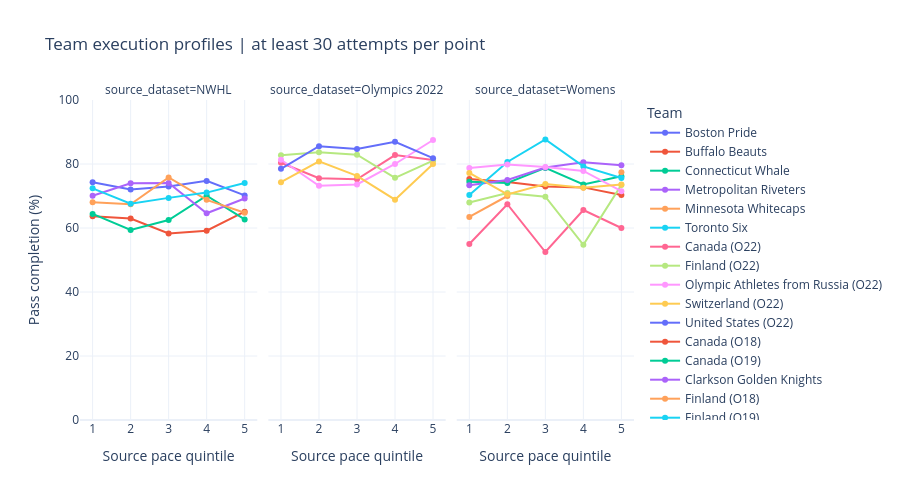

This figure's notebook cell:
### Markdown cell above
## 5.6. Check context and team differences

Compare completion within zone, manpower, direct/indirect pass type, and length band, retaining the same source-wide quintiles. These are separate descriptive splits, not a fully adjusted model. Small cells need caution. The team chart hides cells with fewer than 30 attempts; the full table retains them.

A useful review starts with a team whose high-pace completion differs from its source, checks whether pass selection explains the pattern, and inspects individual attempts. No team should be labeled unable to play quickly from a sparse cell.

### Code cell
context_tables = {}
for context in ["event_team_zone", "situation", "pass_type", "length_band"]:
    context_tables[context] = eligible_passes.groupby(
        ["source_dataset", context, "pace_quintile"], observed=True, dropna=False
    ).agg(attempts=("event_id", "size"), completion_rate=("complete", "mean")).reset_index()
    context_tables[context]["completion_pct"] = 100 * context_tables[context]["completion_rate"]
    print(context)
    display(context_tables[context].round(2))

team_completion = eligible_passes.groupby(
    ["source_dataset", "team_id", "team_name", "pace_quintile"], observed=True
).agg(attempts=("event_id", "size"), games=("game_id", "nunique"),
      completion_rate=("complete", "mean")).reset_index()
team_completion["completion_pct"] = 100 * team_completion["completion_rate"]
MIN_TEAM_ATTEMPTS = 30
team_plot_data = team_completion.copy()
team_plot_data.loc[team_plot_data["attempts"].lt(MIN_TEAM_ATTEMPTS), "completion_pct"] = np.nan
team_fig = px.line(
    team_plot_data, x="pace_quintile", y="completion_pct", color="team_name",
    facet_col="source_dataset", markers=True, hover_data=["attempts", "games"],
    labels={"pace_quintile": "Source pace quintile", "completion_pct": "Pass completion (%)",
            "team_name": "Team"},
    title=f"Team execution profiles | at least {MIN_TEAM_ATTEMPTS} attempts per point",
)
team_fig.update_layout(template="plotly_white", height=500)
team_fig.update_xaxes(dtick=1)
team_fig.update_yaxes(range=[0, 100])
team_fig.show()

### Figure 1 — Plotly figure (JSON) as saved in the notebook; plotly's stock layout.template omitted (floating-point values rounded to 4 significant figures)
{"data": [{"customdata": [[276, 7], [272, 7], [348, 7], [364, 7], [332, 7]], "hovertemplate": "Team=Boston Pride<br>source_dataset=NWHL<br>Source pace quintile=%{x}<br>Pass completion (%)=%{y}<br>attempts=%{customdata[0]}<br>games=%{customdata[1]}<extra></extra>", "legendgroup": "Boston Pride", "line": {"color": "#636efa", "dash": "solid"}, "marker": {"symbol": "circle"}, "mode": "lines+markers", "name": "Boston Pride", "orientation": "v", "showlegend": true, "type": "scatter", "x": [1, 2, 3, 4, 5], "xaxis": "x", "y": [74.28, 72.06, 72.99, 74.73, 70.18], "yaxis": "y"}, {"customdata": [[231, 6], [216, 6], [199, 6], [164, 6], [192, 6]], "hovertemplate": "Team=Buffalo Beauts<br>source_dataset=NWHL<br>Source pace quintile=%{x}<br>Pass completion (%)=%{y}<br>attempts=%{customdata[0]}<br>games=%{customdata[1]}<extra></extra>", "legendgroup": "Buffalo Beauts", "line": {"color": "#EF553B", "dash": "solid"}, "marker": {"symbol": "circle"}, "mode": "lines+markers", "name": "Buffalo Beauts", "orientation": "v", "showlegend": true, "type": "scatter", "x": [1, 2, 3, 4, 5], "xaxis": "x", "y": [63.64, 62.96, 58.29, 59.15, 65.1], "yaxis": "y"}, {"customdata": [[132, 4], [170, 4], [136, 4], [144, 4], [142, 4]], "hovertemplate": "Team=Connecticut Whale<br>source_dataset=NWHL<br>Source pace quintile=%{x}<br>Pass completion (%)=%{y}<br>attempts=%{customdata[0]}<br>games=%{customdata[1]}<extra></extra>", "legendgroup": "Connecticut Whale", "line": {"color": "#00cc96", "dash": "solid"}, "marker": {"symbol": "circle"}, "mode": "lines+markers", "name": "Connecticut Whale", "orientation": "v", "showlegend": true, "type": "scatter", "x": [1, 2, 3, 4, 5], "xaxis": "x", "y": [64.39, 59.41, 62.5, 70.14, 62.68], "yaxis": "y"}, {"customdata": [[117, 3], [119, 3], [104, 3], [113, 3], [143, 3]], "hovertemplate": "Team=Metropolitan Riveters<br>source_dataset=NWHL<br>Source pace quintile=%{x}<br>Pass completion (%)=%{y}<br>attempts=%{customdata[0]}<br>games=%{customdata[1]}<extra></extra>", "legendgroup": "Metropolitan Riveters", "line": {"color": "#ab63fa", "dash": "solid"}, "marker": {"symbol": "circle"}, "mode": "lines+markers", "name": "Metropolitan Riveters", "orientation": "v", "showlegend": true, "type": "scatter", "x": [1, 2, 3, 4, 5], "xaxis": "x", "y": [70.09, 73.95, 74.04, 64.6, 69.23], "yaxis": "y"}, {"customdata": [[147, 4], [132, 4], [157, 4], [141, 4], [156, 4]], "hovertemplate": "Team=Minnesota Whitecaps<br>source_dataset=NWHL<br>Source pace quintile=%{x}<br>Pass completion (%)=%{y}<br>attempts=%{customdata[0]}<br>games=%{customdata[1]}<extra></extra>", "legendgroup": "Minnesota Whitecaps", "line": {"color": "#FFA15A", "dash": "solid"}, "marker": {"symbol": "circle"}, "mode": "lines+markers", "name": "Minnesota Whitecaps", "orientation": "v", "showlegend": true, "type": "scatter", "x": [1, 2, 3, 4, 5], "xaxis": "x", "y": [68.03, 67.42, 75.8, 68.79, 64.74], "yaxis": "y"}, {"customdata": [[297, 6], [290, 6], [255, 6], [273, 6], [235, 6]], "hovertemplate": "Team=Toronto Six<br>source_dataset=NWHL<br>Source pace quintile=%{x}<br>Pass completion (%)=%{y}<br>attempts=%{customdata[0]}<br>games=%{customdata[1]}<extra></extra>", "legendgroup": "Toronto Six", "line": {"color": "#19d3f3", "dash": "solid"}, "marker": {"symbol": "circle"}, "mode": "lines+markers", "name": "Toronto Six", "orientation": "v", "showlegend": true, "type": "scatter", "x": [1, 2, 3, 4, 5], "xaxis": "x", "y": [72.39, 67.59, 69.41, 71.06, 74.04], "yaxis": "y"}, {"customdata": [[107, 2], [90, 2], [105, 2], [93, 2], [96, 2]], "hovertemplate": "Team=Canada (O22)<br>source_dataset=Olympics 2022<br>Source pace quintile=%{x}<br>Pass completion (%)=%{y}<br>attempts=%{customdata[0]}<br>games=%{customdata[1]}<extra></extra>", "legendgroup": "Canada (O22)", "line": {"color": "#FF6692", "dash": "solid"}, "marker": {"symbol": "circle"}, "mode": "lines+markers", "name": "Canada (O22)", "orientation": "v", "showlegend": true, "type": "scatter", "x": [1, 2, 3, 4, 5], "xaxis": "x2", "y": [80.37, 75.56, 75.24, 82.8, 81.25], "yaxis": "y2"}, {"customdata": [[133, 3], [141, 3], [158, 3], [148, 3], [148, 3]], "hovertemplate": "Team=Finland (O22)<br>source_dataset=Olympics 2022<br>Source pace quintile=%{x}<br>Pass completion (%)=%{y}<br>attempts=%{customdata[0]}<br>games=%{customdata[1]}<extra></extra>", "legendgroup": "Finland (O22)", "line": {"color": "#B6E880", "dash": "solid"}, "marker": {"symbol": "circle"}, "mode": "lines+markers", "name": "Finland (O22)", "orientation": "v", "showlegend": true, "type": "scatter", "x": [1, 2, 3, 4, 5], "xaxis": "x2", "y": [82.71, 83.69, 82.91, 75.68, 81.08], "yaxis": "y2"}, {"customdata": [[75, 2], [97, 2], [72, 2], [85, 2], [80, 2]], "hovertemplate": "Team=Olympic Athletes from Russia (O22)<br>source_dataset=Olympics 2022<br>Source pace quintile=%{x}<br>Pass completion (%)=%{y}<br>attempts=%{customdata[0]}<br>games=%{customdata[1]}<extra></extra>", "legendgroup": "Olympic Athletes from Russia (O22)", "line": {"color": "#FF97FF", "dash": "solid"}, "marker": {"symbol": "circle"}, "mode": "lines+markers", "name": "Olympic Athletes from Russia (O22)", "orientation": "v", "showlegend": true, "type": "scatter", "x": [1, 2, 3, 4, 5], "xaxis": "x2", "y": [81.33, 73.2, 73.61, 80.0, 87.5], "yaxis": "y2"}, {"customdata": [[109, 3], [99, 3], [97, 3], [122, 3], [105, 3]], "hovertemplate": "Team=Switzerland (O22)<br>source_dataset=Olympics 2022<br>Source pace quintile=%{x}<br>Pass completion (%)=%{y}<br>attempts=%{customdata[0]}<br>games=%{customdata[1]}<extra></extra>", "legendgroup": "Switzerland (O22)", "line": {"color": "#FECB52", "dash": "solid"}, "marker": {"symbol": "circle"}, "mode": "lines+markers", "name": "Switzerland (O22)", "orientation": "v", "showlegend": true, "type": "scatter", "x": [1, 2, 3, 4, 5], "xaxis": "x2", "y": [74.31, 80.81, 76.29, 68.85, 80.0], "yaxis": "y2"}, {"customdata": [[93, 2], [90, 2], [85, 2], [69, 2], [88, 2]], "hovertemplate": "Team=United States (O22)<br>source_dataset=Olympics 2022<br>Source pace quintile=%{x}<br>Pass completion (%)=%{y}<br>attempts=%{customdata[0]}<br>games=%{customdata[1]}<extra></extra>", "legendgroup": "United States (O22)", "line": {"color": "#636efa", "dash": "solid"}, "marker": {"symbol": "circle"}, "mode": "lines+markers", "name": "United States (O22)", "orientation": "v", "showlegend": true, "type": "scatter", "x": [1, 2, 3, 4, 5], "xaxis": "x2", "y": [78.49, 85.56, 84.71, 86.96, 81.82], "yaxis": "y2"}, {"customdata": [[267, 5], [277, 5], [255, 5], [271, 5], [246, 5]], "hovertemplate": "Team=Canada (O18)<br>source_dataset=Womens<br>Source pace quintile=%{x}<br>Pass completion (%)=%{y}<br>attempts=%{customdata[0]}<br>games=%{customdata[1]}<extra></extra>", "legendgroup": "Canada (O18)", "line": {"color": "#EF553B", "dash": "solid"}, "marker": {"symbol": "circle"}, "mode": "lines+markers", "name": "Canada (O18)", "orientation": "v", "showlegend": true, "type": "scatter", "x": [1, 2, 3, 4, 5], "xaxis": "x3", "y": [75.28, 74.37, 72.94, 72.69, 70.33], "yaxis": "y3"}, {"customdata": [[227, 5], [243, 5], [245, 5], [273, 5], [231, 5]], "hovertemplate": "Team=Canada (O19)<br>source_dataset=Womens<br>Source pace quintile=%{x}<br>Pass completion (%)=%{y}<br>attempts=%{customdata[0]}<br>games=%{customdata[1]}<extra></extra>", "legendgroup": "Canada (O19)", "line": {"color": "#00cc96", "dash": "solid"}, "marker": {"symbol": "circle"}, "mode": "lines+markers", "name": "Canada (O19)", "orientation": "v", "showlegend": true, "type": "scatter", "x": [1, 2, 3, 4, 5], "xaxis": "x3", "y": [74.45, 74.07, 78.78, 73.63, 76.19], "yaxis": "y3"}, {"customdata": [[90, 2], [104, 2], [128, 2], [118, 2], [98, 2]], "hovertemplate": "Team=Clarkson Golden Knights<br>source_dataset=Womens<br>Source pace quintile=%{x}<br>Pass completion (%)=%{y}<br>attempts=%{customdata[0]}<br>games=%{customdata[1]}<extra></extra>", "legendgroup": "Clarkson Golden Knights", "line": {"color": "#ab63fa", "dash": "solid"}, "marker": {"symbol": "circle"}, "mode": "lines+markers", "name": "Clarkson Golden Knights", "orientation": "v", "showlegend": true, "type": "scatter", "x": [1, 2, 3, 4, 5], "xaxis": "x3", "y": [73.33, 75.0, 78.91, 80.51, 79.59], "yaxis": "y3"}, {"customdata": [[52, 1], [30, 1], [25, 1], [27, 1], [31, 1]], "hovertemplate": "Team=Finland (O18)<br>source_dataset=Womens<br>Source pace quintile=%{x}<br>Pass completion (%)=%{y}<br>attempts=%{customdata[0]}<br>games=%{customdata[1]}<extra></extra>", "legendgroup": "Finland (O18)", "line": {"color": "#FFA15A", "dash": "solid"}, "marker": {"symbol": "circle"}, "mode": "lines+markers", "name": "Finland (O18)", "orientation": "v", "showlegend": true, "type": "scatter", "x": [1, 2, 3, 4, 5], "xaxis": "x3", "y": [63.46, 70.0, NaN, NaN, 77.42], "yaxis": "y3"}, {"customdata": [[64, 2], [62, 2], [65, 2], [53, 2], [78, 2]], "hovertemplate": "Team=Finland (O19)<br>source_dataset=Womens<br>Source pace quintile=%{x}<br>Pass completion (%)=%{y}<br>attempts=%{customdata[0]}<br>games=%{customdata[1]}<extra></extra>", "legendgroup": "Finland (O19)", "line": {"color": "#19d3f3", "dash": "solid"}, "marker": {"symbol": "circle"}, "mode": "lines+markers", "name": "Finland (O19)", "orientation": "v", "showlegend": true, "type": "scatter", "x": [1, 2, 3, 4, 5], "xaxis": "x3", "y": [70.31, 80.65, 87.69, 79.25, 75.64], "yaxis": "y3"}, {"customdata": [[40, 2], [43, 2], [40, 2], [32, 2], [45, 2]], "hovertemplate": "Team=Olympic Athletes from Russia (O18)<br>source_dataset=Womens<br>Source pace quintile=%{x}<br>Pass completion (%)=%{y}<br>attempts=%{customdata[0]}<br>games=%{customdata[1]}<extra></extra>", "legendgroup": "Olympic Athletes from Russia (O18)", "line": {"color": "#FF6692", "dash": "solid"}, "marker": {"symbol": "circle"}, "mode": "lines+markers", "name": "Olympic Athletes from Russia (O18)", "orientation": "v", "showlegend": true, "type": "scatter", "x": [1, 2, 3, 4, 5], "xaxis": "x3", "y": [55.0, 67.44, 52.5, 65.62, 60.0], "yaxis": "y3"}, {"customdata": [[78, 2], [55, 2], [43, 2], [42, 2], [49, 2]], "hovertemplate": "Team=St. Lawrence Saints<br>source_dataset=Womens<br>Source pace quintile=%{x}<br>Pass completion (%)=%{y}<br>attempts=%{customdata[0]}<br>games=%{customdata[1]}<extra></extra>", "legendgroup": "St. Lawrence Saints", "line": {"color": "#B6E880", "dash": "solid"}, "marker": {"symbol": "circle"}, "mode": "lines+markers", "name": "St. Lawrence Saints", "orientation": "v", "showlegend": true, "type": "scatter", "x": [1, 2, 3, 4, 5], "xaxis": "x3", "y": [67.95, 70.91, 69.77, 54.76, 73.47], "yaxis": "y3"}, {"customdata": [[113, 2], [124, 2], [148, 2], [158, 2], [158, 2]], "hovertemplate": "Team=United States (O18)<br>source_dataset=Womens<br>Source pace quintile=%{x}<br>Pass completion (%)=%{y}<br>attempts=%{customdata[0]}<br>games=%{customdata[1]}<extra></extra>", "legendgroup": "United States (O18)", "line": {"color": "#FF97FF", "dash": "solid"}, "marker": {"symbol": "circle"}, "mode": "lines+markers", "name": "United States (O18)", "orientation": "v", "showlegend": true, "type": "scatter", "x": [1, 2, 3, 4, 5], "xaxis": "x3", "y": [78.76, 79.84, 79.05, 77.85, 71.52], "yaxis": "y3"}, {"customdata": [[259, 5], [251, 5], [240, 5], [215, 5], [254, 5]], "hovertemplate": "Team=United States (O19)<br>source_dataset=Womens<br>Source pace quintile=%{x}<br>Pass completion (%)=%{y}<br>attempts=%{customdata[0]}<br>games=%{customdata[1]}<extra></extra>", "legendgroup": "United States (O19)", "line": {"color": "#FECB52", "dash": "solid"}, "marker": {"symbol": "circle"}, "mode": "lines+markers", "name": "United States (O19)", "orientation": "v", "showlegend": true, "type": "scatter", "x": [1, 2, 3, 4, 5], "xaxis": "x3", "y": [77.22, 70.52, 73.75, 72.56, 73.62], "yaxis": "y3"}], "layout": {"annotations": [{"font": {}, "showarrow": false, "text": "source_dataset=NWHL", "x": 0.16, "xanchor": "center", "xref": "paper", "y": 1, "yanchor": "bottom", "yref": "paper"}, {"font": {}, "showarrow": false, "text": "source_dataset=Olympics 2022", "x": 0.5, "xanchor": "center", "xref": "paper", "y": 1, "yanchor": "bottom", "yref": "paper"}, {"font": {}, "showarrow": false, "text": "source_dataset=Womens", "x": 0.84, "xanchor": "center", "xref": "paper", "y": 1, "yanchor": "bottom", "yref": "paper"}], "height": 500, "legend": {"title": {"text": "Team"}, "tracegroupgap": 0}, "title": {"text": "Team execution profiles | at least 30 attempts per point"}, "xaxis": {"anchor": "y", "domain": [0, 0.32], "dtick": 1, "title": {"text": "Source pace quintile"}}, "xaxis2": {"anchor": "y2", "domain": [0.34, 0.66], "dtick": 1, "matches": "x", "title": {"text": "Source pace quintile"}}, "xaxis3": {"anchor": "y3", "domain": [0.68, 1.0], "dtick": 1, "matches": "x", "title": {"text": "Source pace quintile"}}, "yaxis": {"anchor": "x", "domain": [0, 1], "range": [0, 100], "title": {"text": "Pass completion (%)"}}, "yaxis2": {"anchor": "x2", "domain": [0, 1], "matches": "y", "range": [0, 100], "showticklabels": false}, "yaxis3": {"anchor": "x3", "domain": [0, 1], "matches": "y", "range": [0, 100], "showticklabels": false}}}
